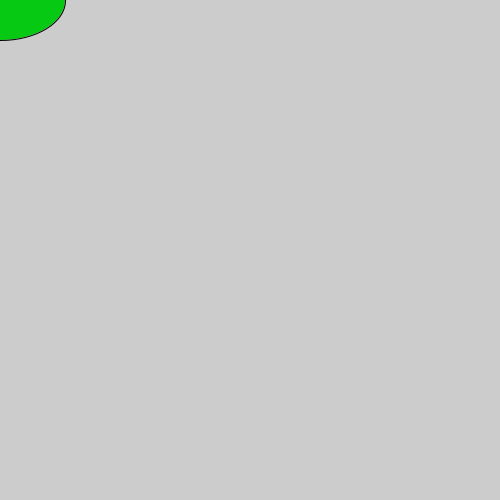
Frame 1 (no input)
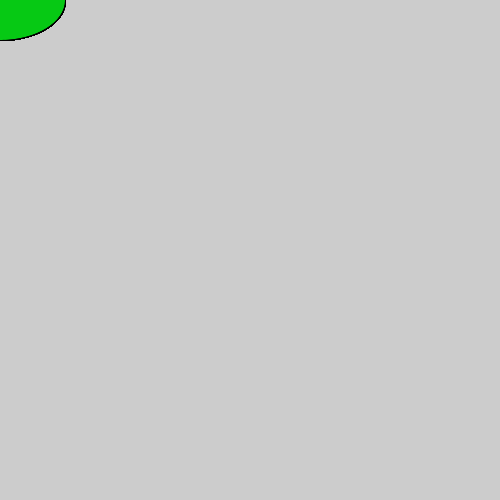
Frame 60 (the mouse pressed at the canvas centre just before this capture)
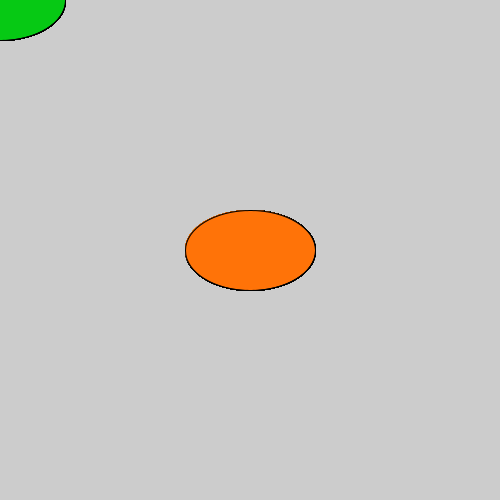
Frame 120 (the mouse held since frame 60 and released just before this capture)

The Processing sketch that drew these frames (run headless with seeded random() and noise(); from frame 60 on, the mouse is pressed at the canvas centre):

// Processing sketch: processing_85449
// ── processing_85449.pde

void setup() {
  size(500,500);
}

void draw() {
  if (mousePressed) {
    fill(#FF7308);
  } else {
    fill(#06C914);
  }
  ellipse(mouseX, mouseY, 130, 80);
}  
